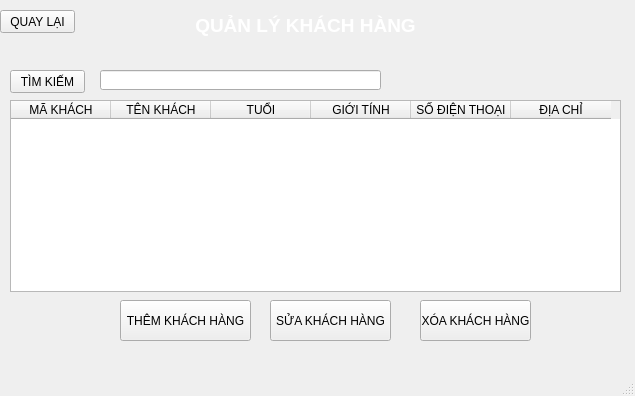
<?xml version="1.0" encoding="UTF-8"?>
<ui version="4.0">
 <class>qlkh</class>
 <widget class="QMainWindow" name="qlkh">
  <property name="geometry">
   <rect>
    <x>0</x>
    <y>0</y>
    <width>635</width>
    <height>396</height>
   </rect>
  </property>
  <property name="windowTitle">
   <string>QUẢN LÝ KHÁCH HÀNG</string>
  </property>
  <widget class="QWidget" name="centralwidget">
   <widget class="QLabel" name="label">
    <property name="geometry">
     <rect>
      <x>170</x>
      <y>0</y>
      <width>271</width>
      <height>51</height>
     </rect>
    </property>
    <property name="text">
     <string>&lt;html&gt;&lt;head/&gt;&lt;body&gt;&lt;p align=&quot;center&quot;&gt;&lt;span style=&quot; font-size:14pt; font-weight:600; color:#ffffff;&quot;&gt;QUẢN LÝ KHÁCH HÀNG&lt;/span&gt;&lt;/p&gt;&lt;/body&gt;&lt;/html&gt;</string>
    </property>
   </widget>
   <widget class="QPushButton" name="btn_timkiemkh">
    <property name="geometry">
     <rect>
      <x>10</x>
      <y>70</y>
      <width>75</width>
      <height>23</height>
     </rect>
    </property>
    <property name="text">
     <string>TÌM KIẾM</string>
    </property>
   </widget>
   <widget class="QLineEdit" name="lineEditTenKhachHang">
    <property name="geometry">
     <rect>
      <x>100</x>
      <y>70</y>
      <width>281</width>
      <height>20</height>
     </rect>
    </property>
   </widget>
   <widget class="QTableWidget" name="tableWidget">
    <property name="geometry">
     <rect>
      <x>10</x>
      <y>100</y>
      <width>611</width>
      <height>192</height>
     </rect>
    </property>
    <column>
     <property name="text">
      <string>MÃ KHÁCH</string>
     </property>
    </column>
    <column>
     <property name="text">
      <string>TÊN KHÁCH</string>
     </property>
    </column>
    <column>
     <property name="text">
      <string>TUỔI</string>
     </property>
    </column>
    <column>
     <property name="text">
      <string>GIỚI TÍNH</string>
     </property>
    </column>
    <column>
     <property name="text">
      <string>SỐ ĐIỆN THOẠI</string>
     </property>
    </column>
    <column>
     <property name="text">
      <string>ĐỊA CHỈ</string>
     </property>
    </column>
   </widget>
   <widget class="QPushButton" name="btn_themkh">
    <property name="geometry">
     <rect>
      <x>120</x>
      <y>300</y>
      <width>131</width>
      <height>41</height>
     </rect>
    </property>
    <property name="text">
     <string>THÊM KHÁCH HÀNG</string>
    </property>
   </widget>
   <widget class="QPushButton" name="btn_suakh">
    <property name="geometry">
     <rect>
      <x>270</x>
      <y>300</y>
      <width>121</width>
      <height>41</height>
     </rect>
    </property>
    <property name="text">
     <string>SỬA KHÁCH HÀNG</string>
    </property>
   </widget>
   <widget class="QPushButton" name="btn_xoakh">
    <property name="geometry">
     <rect>
      <x>420</x>
      <y>300</y>
      <width>111</width>
      <height>41</height>
     </rect>
    </property>
    <property name="text">
     <string>XÓA KHÁCH HÀNG</string>
    </property>
   </widget>
   <widget class="QPushButton" name="btn_quaylai2">
    <property name="geometry">
     <rect>
      <x>0</x>
      <y>10</y>
      <width>75</width>
      <height>23</height>
     </rect>
    </property>
    <property name="text">
     <string>QUAY LẠI</string>
    </property>
   </widget>
   <widget class="QLabel" name="label_2">
    <property name="geometry">
     <rect>
      <x>0</x>
      <y>-20</y>
      <width>641</width>
      <height>391</height>
     </rect>
    </property>
    <property name="text">
     <string/>
    </property>
    <property name="pixmap">
     <pixmap>../anhnen/R.jpg</pixmap>
    </property>
   </widget>
   <zorder>label_2</zorder>
   <zorder>label</zorder>
   <zorder>btn_timkiemkh</zorder>
   <zorder>lineEditTenKhachHang</zorder>
   <zorder>tableWidget</zorder>
   <zorder>btn_themkh</zorder>
   <zorder>btn_suakh</zorder>
   <zorder>btn_xoakh</zorder>
   <zorder>btn_quaylai2</zorder>
  </widget>
  <widget class="QMenuBar" name="menubar">
   <property name="geometry">
    <rect>
     <x>0</x>
     <y>0</y>
     <width>635</width>
     <height>21</height>
    </rect>
   </property>
  </widget>
  <widget class="QStatusBar" name="statusbar"/>
 </widget>
 <resources/>
 <connections/>
</ui>
